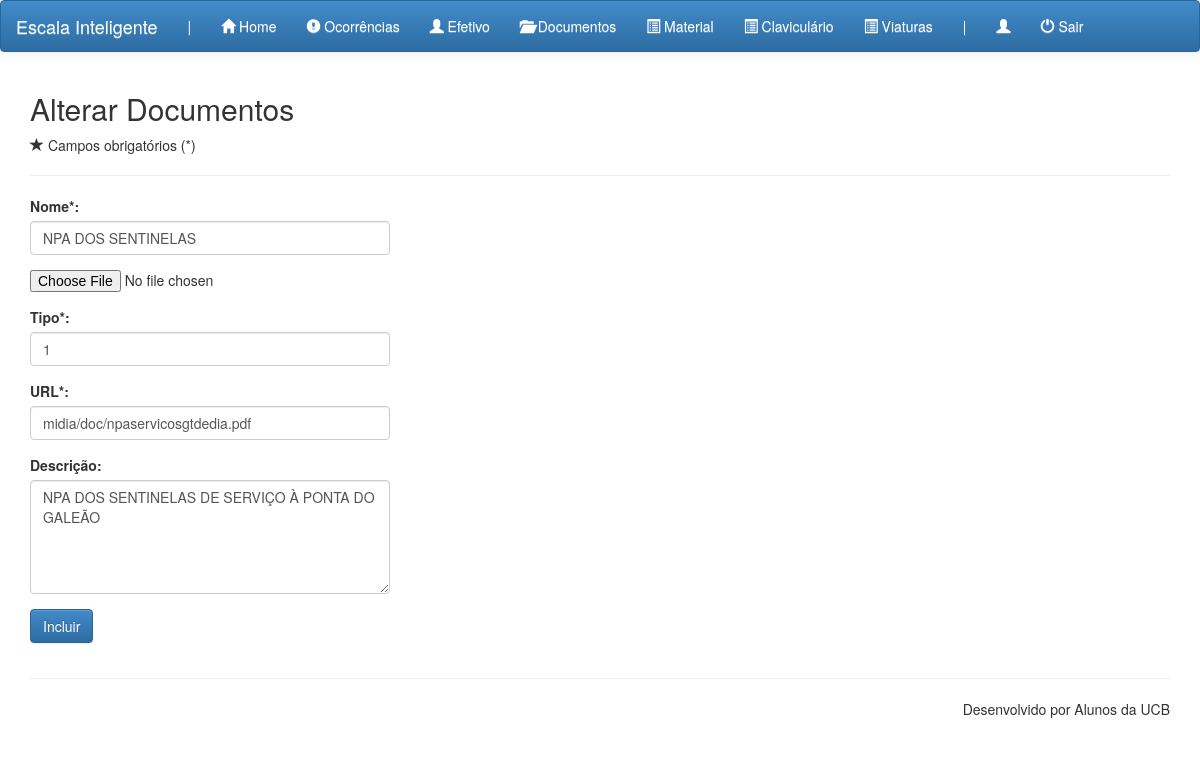
Page /adm.php?pag=documento_alt&doc_id=2 on the committed database.
### tables this page shows
CREATE TABLE IF NOT EXISTS `documentos` (
  `doc_id` int(10) unsigned NOT NULL AUTO_INCREMENT,
  `doc_nome` varchar(255) DEFAULT NULL,
  `doc_tipo` int(10) DEFAULT '1',
  `doc_descricao` text,
  `doc_url` varchar(255) NOT NULL,
  PRIMARY KEY (`doc_id`)
);

### comp/documento/documento_alt.php (the view, shortened to what this page needs)
<?php
if (!$_POST){
    $doc_id = $_GET['doc_id'];
    $res = mysql_query("SELECT * FROM documentos WHERE doc_id='$doc_id'");
    $linha = mysql_fetch_array($res);
    extract($linha);
}
?>
<section>
    <div class="container">
        <h2>Alterar Documentos</h2>
        <p><span class="glyphicon glyphicon-star"></span> Campos obrigatórios (*)</p>
        <hr>
        <form action="" method="post">
            <div class="row">
                <div class="col-xs-12 col-sm-4 col-md-4">
                    <div class="form-group">
                        <label>Nome*:</label>
                        <input type="text" class="form-control" name="doc_nome" value="<?=$doc_nome;?>">
                    </div>
                    <div class="form-group">
                        <input type="file"  name="file">
                    </div>
                    <div class="form-group">
                        <label> Tipo*:</label>
                        <input type="text" class="form-control" name="doc_tipo" value="<?=$doc_tipo;?>">
                    </div>
                    <div class="form-group">
                        <label>URL*:</label>
                        <input type="text" class="form-control" name="doc_url" value="<?=$doc_url;?>">
                    </div>
                    <div class="form-group">
                        <label>Descrição:</label>
                        <textarea class="form-control" rows="5" name="doc_descricao"><?=$doc_descricao;?></textarea>
                    </div>
                    <div class="form-group">
                        <input type="submit" class="btn btn-primary" value="Incluir" name="enviar">
                    </div>
                </div>
            </div>
        </form>
    </div>
</section>

### rows in the picture
documentos: doc_nome "NPA DOS SENTINELAS", doc_tipo "1", doc_url "midia/doc/npaservicosgtdedia.pdf", doc_descricao "NPA DOS SENTINELAS DE SERVIÇO À PONTA DO GALEÃO"
